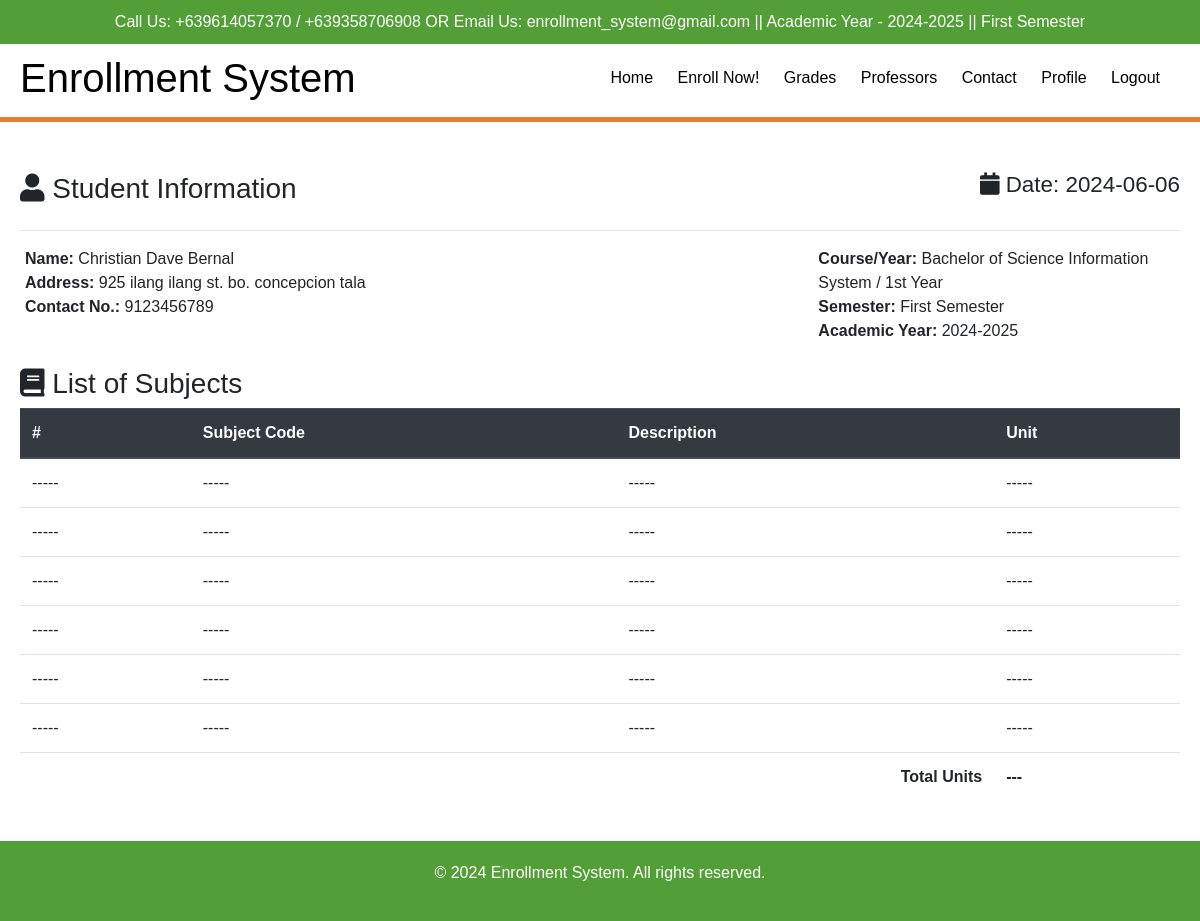
The app's page /student/enrollnow.php (signed in), older data.
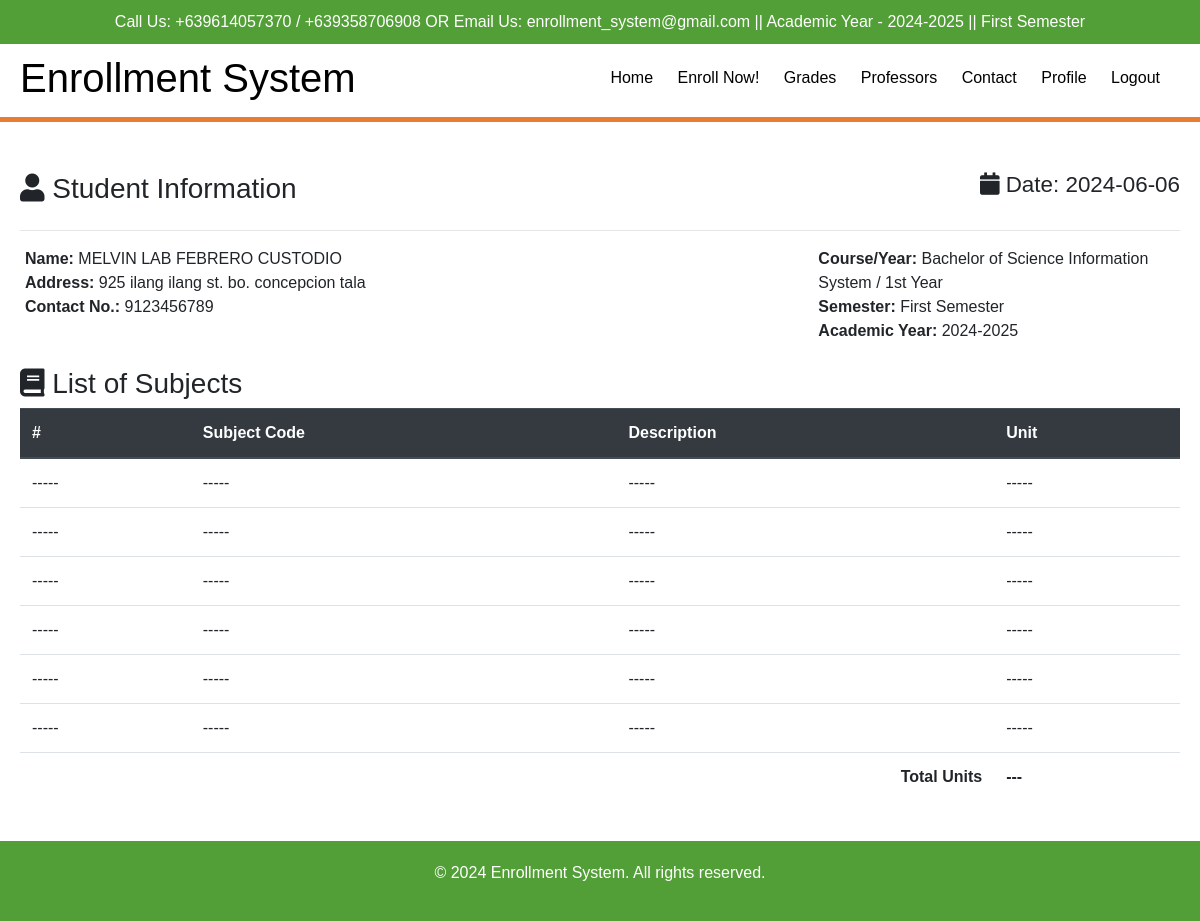
The same page, newer data.
### tables this page shows
CREATE TABLE `students` (
  `id` int(11) NOT NULL,
  `student_id` int(11) NOT NULL,
  `program_id` int(11) NOT NULL,
  `year_id` int(11) NOT NULL,
  `firstname` varchar(255) NOT NULL,
  `middlename` varchar(255) NOT NULL,
  `lastname` varchar(255) NOT NULL,
  `birthdate` date NOT NULL,
  `gender` varchar(255) NOT NULL,
  `address` text NOT NULL,
  `birthplace` varchar(255) NOT NULL,
  `contact` bigint(20) NOT NULL,
  `documents` text NOT NULL,
  `status` varchar(255) NOT NULL,
  `registration_date` varchar(255) NOT NULL
);

### student/enrollnow.php (the view, shortened to what this page needs)
<?php include "include/header.php" ?>
    <br>
    <div class="content-wrapper container mt-3">
        <section class="invoice">
            <div class="row">
                <div class="col-12">
                    <h3 class="page-header">
                        <i class="fa fa-user"></i> Student Information
                        <small class="float-right small-date"><i class="fa fa-calendar"></i> Date: <?php echo date('Y-m-d'); ?></small>
                    </h3>
                </div>
            </div>
            <hr>
            <div class="row invoice-info">
                <?php
                $sql = "CALL SelectAllStudents()";
                $result = $conn->query($sql)->fetch_assoc();
                ?>
                <div class="col-sm-8 invoice-col">
                        <b>Name:</b> <?php echo $result['firstname']; ?> <?php echo $result['lastname']; ?><br>
                        <b>Address:</b> <?php echo $result['address']; ?><br>
                        <b>Contact No.:</b> <?php echo $result['contact']; ?><br>
                </div>
                <div class="col-sm-4 invoice-col">
                    <b>Course/Year:</b> <?php echo $result['program']; ?> / <?php echo $result['year_level']; ?><br>
                    <b>Semester:</b> First Semester<br>
                    <b>Academic Year:</b> 2024-2025
                </div>
            </div>
            <br>
            <div class="row">
                <div class="col-12">
                    <h3 class="page-header">
                        <i class="fa fa-book"></i> List of Subjects
                    </h3>
                </div>
            </div>
            <div class="row">
                <div class="col-12 table-responsive">
                    <table class="table">
                        <thead class="thead-dark">
                            <tr>
                                <th>#</th>
                                <th>Subject Code</th>
                                <th>Description</th>
                                <th>Unit</th>
                            </tr>
                        </thead>
                        <tbody>
                            <tr>
                                <td>-----</td>
                                <td>-----</td>
                                <td>-----</td>
                                <td>-----</td>
                            </tr>
                            <tr>
                                <td>-----</td>
                                <td>-----</td>
                                <td>-----</td>
                                <td>-----</td>
                            </tr>
                            <tr>
                                <td>-----</td>
                                <td>-----</td>
                                <td>-----</td>
                                <td>-----</td>
                            </tr>
                            <tr>
                                <td>-----</td>
                                <td>-----</td>
                                <td>-----</td>
                                <td>-----</td>
                            </tr>
                            <tr>
                                <td>-----</td>
                                <td>-----</td>
                                <td>-----</td>
                                <td>-----</td>
                            </tr>
                            <tr>
                                <td>-----</td>
                                <td>-----</td>
                                <td>-----</td>
                                <td>-----</td>
                            </tr>
                            <tr>
                                <td colspan="3" align="right"><b>Total Units</b></td>
                                <td><b>---</b></td>
                            </tr>
                        </tbody>
                    </table>
                </div>
            </div>
        </section>
    </div>
    <br>
    <footer>
        <div class="container">
            <p>&copy; 2024 Enrollment System. All rights reserved.</p>
        </div>
    </footer>
</body>
</html>

Row changes from the older to the newer data that the page shows:
no longer on this page (row unchanged): students: firstname "Christian Dave", lastname "Bernal", address "925 ilang ilang st. bo. concepcion tala", contact "9123456789"
added students: firstname "MELVIN LAB FEBRERO", lastname "CUSTODIO", address "925 ilang ilang st. bo. concepcion tala", contact "9123456789"
